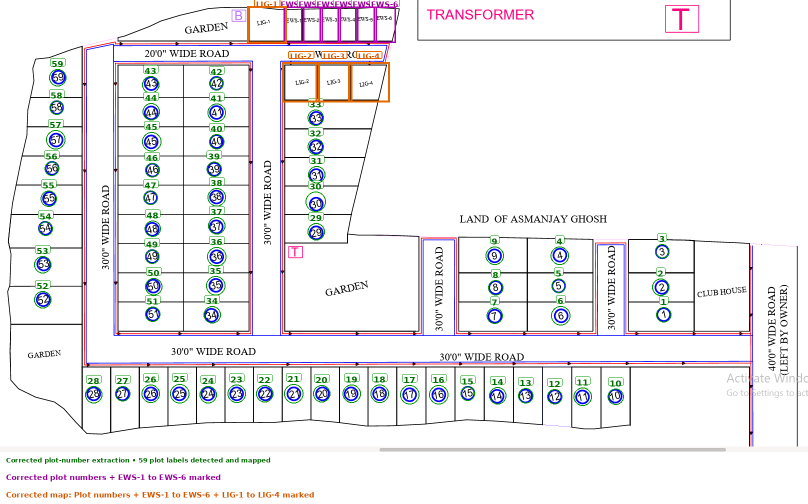
#> input picture marked_map_2.png, 1615 x 1008 px, found by its file name (shown at 1/2 size)
$ python a10_faces.py
#> lines starting #> are read from the running program, lines starting #| are printed output that depends on the picture; after the words box and inside, x2 and y2 are one past the last pixel; in counts of white or black regions, pixels touching at a corner belong together
"""Build planar faces from horizontal/vertical grid and associate green label blobs to cells.
"""
import sys, cv2, numpy as np
from pathlib import Path

SRC = Path(r"C:\Users\User\OneDrive\Desktop\gps_map\marked_map_2.png")
TMP = Path(r"C:\Users\User\AppData\Local\Temp\opencode\gps")
OUT = Path(r"C:\Users\User\OneDrive\Desktop\gps_map\out")
OUT.mkdir(exist_ok=True)

img = cv2.imread(str(SRC))
#> img is the input picture: shape (1008, 1615, 3); mean B, G, R 239.6, 237.3, 238.7
h, w = img.shape[:2]
#> h = 1008; w = 1615
hsv = cv2.cvtColor(img, cv2.COLOR_BGR2HSV)
#> hsv: shape (1008, 1615, 3); mean H, S, V 5, 12.1, 244.6
H, S, V = hsv[:, :, 0], hsv[:, :, 1], hsv[:, :, 2]
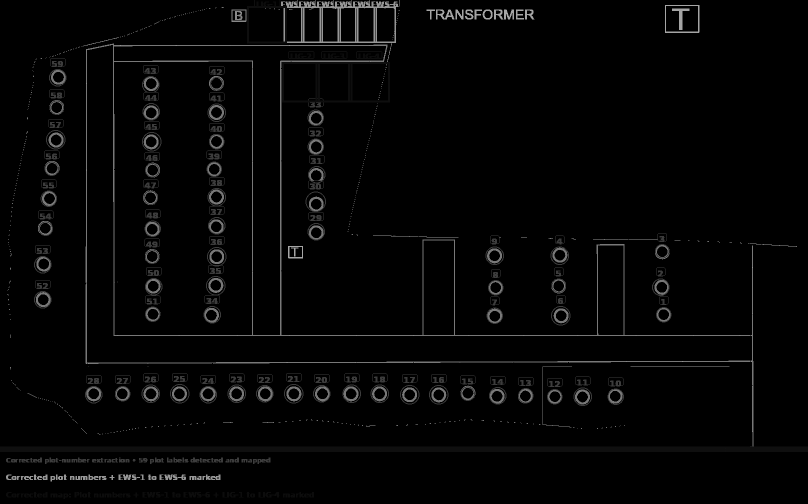
#> H: shape (1008, 1615) (shown at 1/2 size); min 0, max 179, mean 5
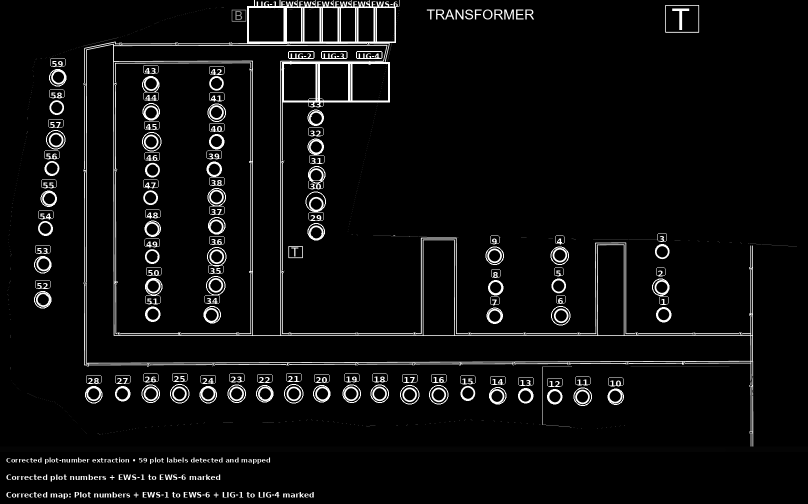
#> S: shape (1008, 1615) (shown at 1/2 size); min 0, max 255, mean 12.1
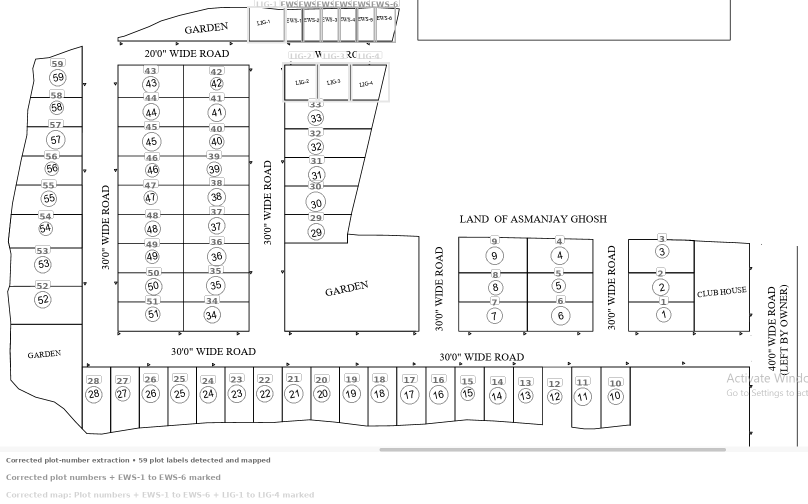
#> V: shape (1008, 1615) (shown at 1/2 size); min 0, max 255, mean 244.6

blue = ((H>=100)&(H<=130)&(S>60)&(V>50)).astype(np.uint8)*255
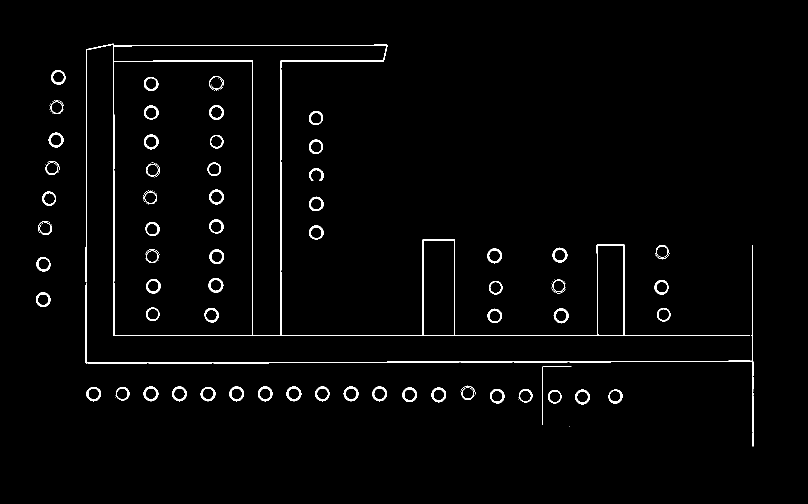
#> blue: shape (1008, 1615) (shown at 1/2 size); 2% white; 143 white regions (72 under 20 px), largest, box (x1, y1, x2, y2) and area: (171, 87, 1500, 672) 11958, (171, 566, 1501, 728) 3481, (1503, 491, 1507, 893) 919
red  = ((H>=0)&(H<=12)&(S>60)&(V>50)).astype(np.uint8)*255
#> red: shape (1008, 1615); 1.2% white; 160 white regions (65 under 20 px), largest, box (x1, y1, x2, y2) and area: (478, 138, 505, 669) 1645, (1253, 539, 1505, 770) 1256, (831, 475, 937, 670) 1254
green= ((H>=40)&(H<=85)&(S>60)&(V>50)).astype(np.uint8)*255
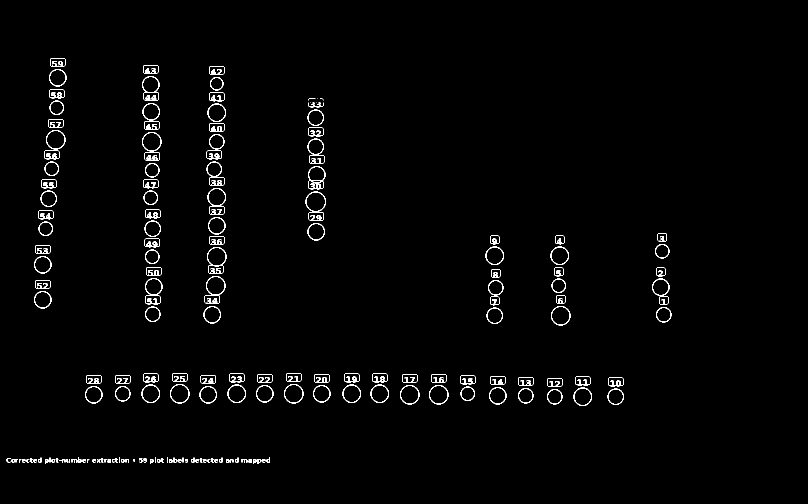
#> green: shape (1008, 1615) (shown at 1/2 size); 1.5% white in thin lines or dots, all inside (x1, y1, x2, y2) = (13, 116, 1343, 928)
hmask = cv2.dilate(cv2.morphologyEx(red, cv2.MORPH_OPEN, cv2.getStructuringElement(cv2.MORPH_RECT,(21,1)),1),
                   cv2.getStructuringElement(cv2.MORPH_RECT,(7,1)),1)
#> hmask: shape (1008, 1615); 0.51% white; 9 white regions, largest, box (x1, y1, x2, y2) and area: (176, 725, 1506, 731) 3105, (242, 86, 783, 89) 1225, (909, 666, 1196, 669) 859
vmask = cv2.dilate(cv2.morphologyEx(red, cv2.MORPH_OPEN, cv2.getStructuringElement(cv2.MORPH_RECT,(1,21)),1),
                   cv2.getStructuringElement(cv2.MORPH_RECT,(1,7)),1)
#> vmask: shape (1008, 1615); 0.49% white; 9 white regions, largest, box (x1, y1, x2, y2) and area: (500, 139, 503, 672) 1597, (168, 92, 170, 734) 1283, (230, 122, 233, 672) 1266
grid = (hmask | vmask).astype(np.uint8)
#> grid: shape (1008, 1615); 1% white; 9 white regions, largest, box (x1, y1, x2, y2) and area: (176, 488, 1506, 896) 4100, (838, 472, 1256, 672) 3014, (236, 139, 506, 672) 2394
# fill grid cells
from scipy import ndimage
# binary grid lines
grid_bin = (grid>127).astype(np.uint8)
# flood fill from outside -> inverted gives faces
# use distance transform or simple seed
mask_bg = np.zeros((h+2, w+2), dtype=np.uint8)
cv2.floodFill(grid_bin.copy(), mask_bg, (0,0), 1, 0, 0, flags=cv2.FLOODFILL_FIXED_RANGE)
inverted = 1 - mask_bg[1:h+1, 1:w+1]
# only keep inside boundary (blue)
inside = cv2.dilate(blue, cv2.getStructuringElement(cv2.MORPH_RECT,(5,5)),1) > 127
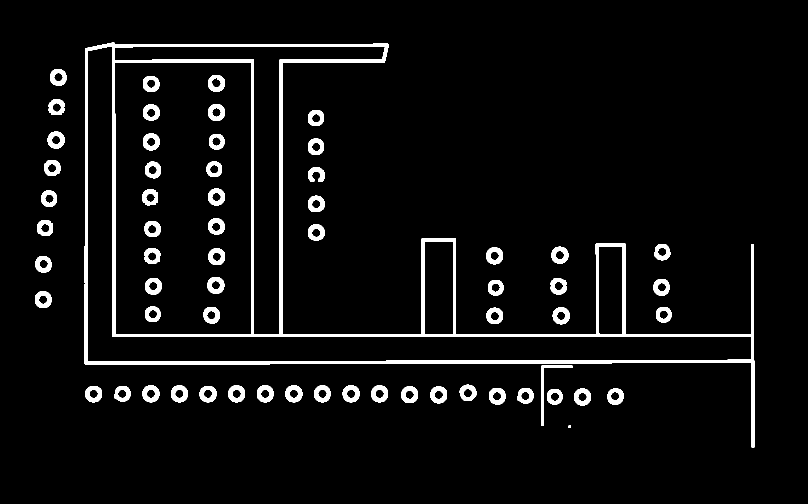
#> inside: shape (1008, 1615) bool (shown at 1/2 size); 5.3% white; 62 white regions, largest, box (x1, y1, x2, y2) and area: (169, 85, 1509, 895) 45651, (1083, 731, 1145, 852) 890, (571, 771, 605, 805) 736
faces = (inverted.astype(np.uint8)*255 * inside.astype(np.uint8)).astype(np.uint8)
#> faces: shape (1008, 1615); 0.3% white in thin lines or dots, all inside (x1, y1, x2, y2) = (169, 87, 1506, 865)
# clean
faces = cv2.morphologyEx(faces, cv2.MORPH_OPEN, cv2.getStructuringElement(cv2.MORPH_RECT,(3,3)),1)
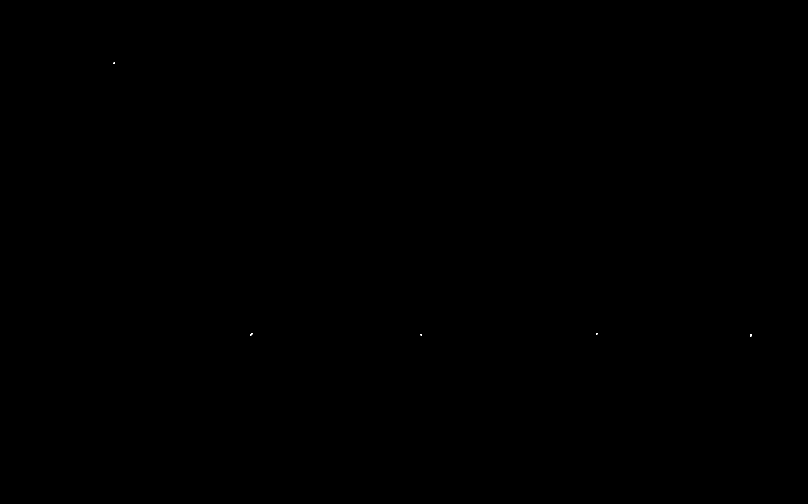
#> faces: shape (1008, 1615) (shown at 1/2 size); 0% white in thin lines or dots, all inside (x1, y1, x2, y2) = (227, 125, 1503, 673)
n, lab, stats, cent = cv2.connectedComponentsWithStats(faces, connectivity=4)
#> lab: shape (1008, 1615) int32; 6 distinct labels, from 0 to 5
#> n = 6; stats = [[0, 0, 1615, 1008, 1627861], [227, 125, 3, 3, 9], [500, 666, 5, 5, 17], [1192, 666, 3, 3, 9], [841, 668, 3, 3, 9], [1500, 668, 3, 5, 15]]; cent = [[807, 503.5], [228, 126], [502, 668], [1193, 667], [842, 669], [1501, 670]]
# keep reasonable cell areas
cells = []
for i in range(1, n):
    x,y,ww,hh,a = stats[i]
    if a < 400 or ww < 12 or hh < 12: continue
    if a > 200000: continue  # outer area
    cells.append(dict(i=i, x=x,y=y,w=ww,h=hh,a=a, cx=float(cent[i][0]), cy=float(cent[i][1])))
#> this loop made 5 passes
#> after the loop, cells = []
cells.sort(key=lambda c: (c["cy"], c["cx"]))
print(f"faces: {len(cells)}")
#| faces: 0
cv2.imwrite(str(OUT/"faces.png"), (lab > 0).astype(np.uint8)*255)
np.save(str(OUT/"lab_cells.npy"), lab)
np.save(str(OUT/"cells_list.npy"), cells)
